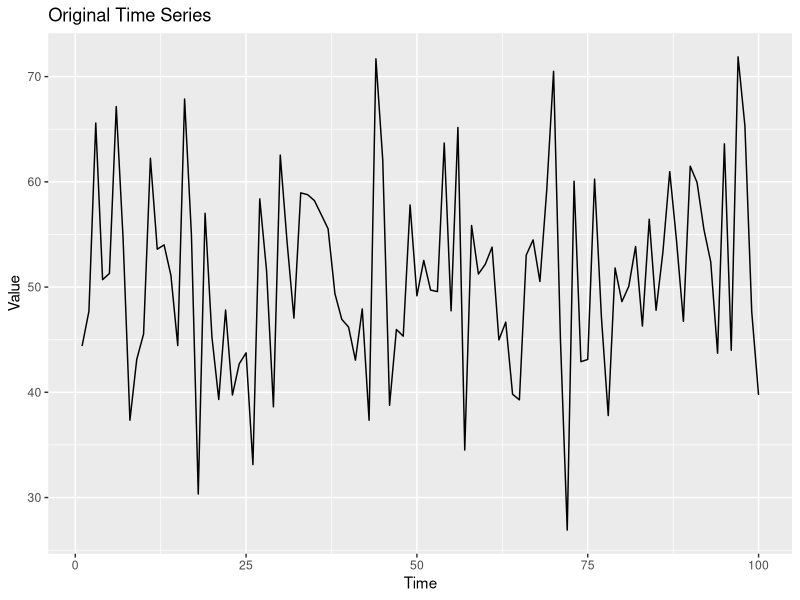
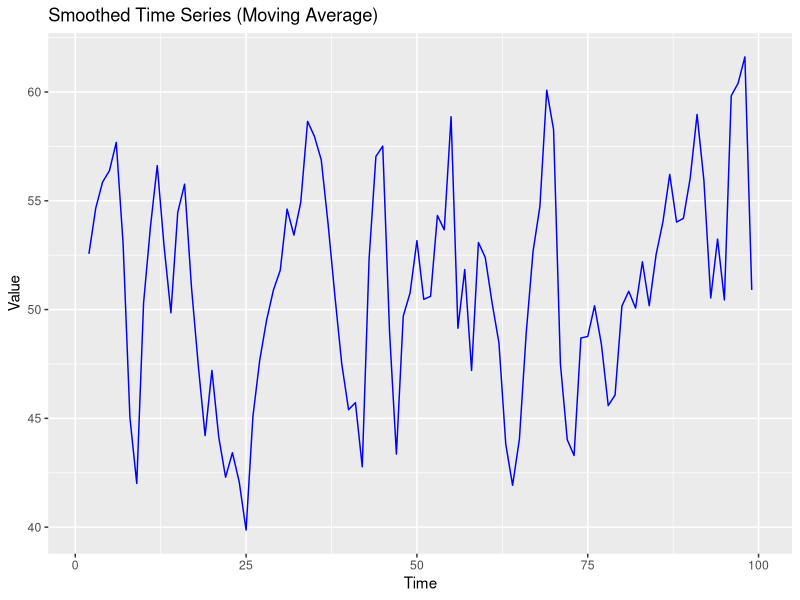
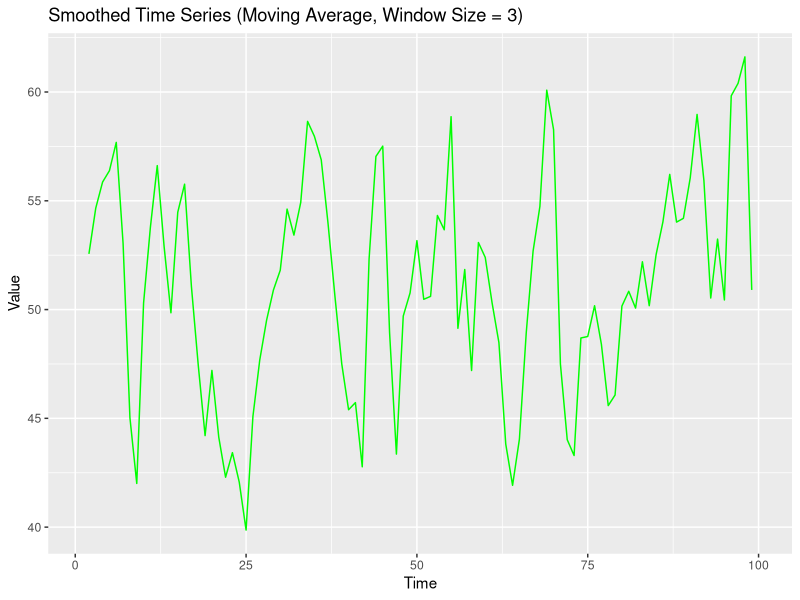
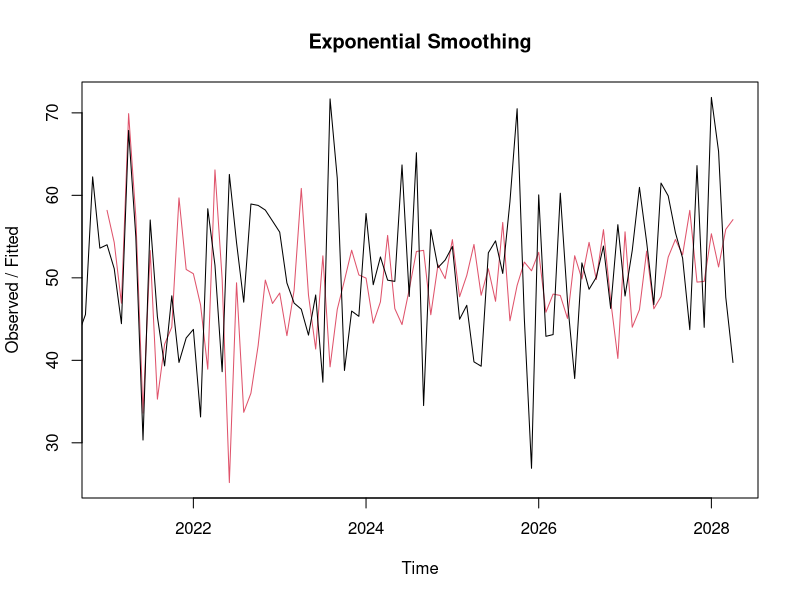
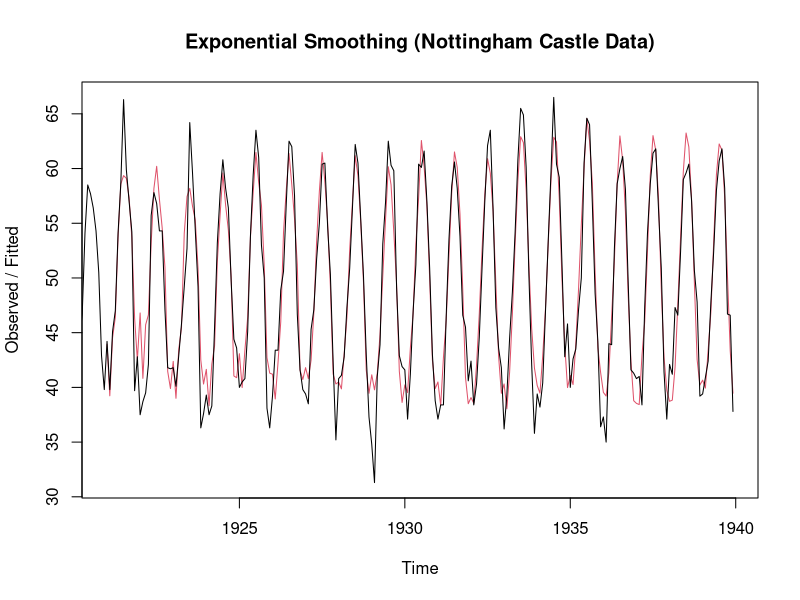
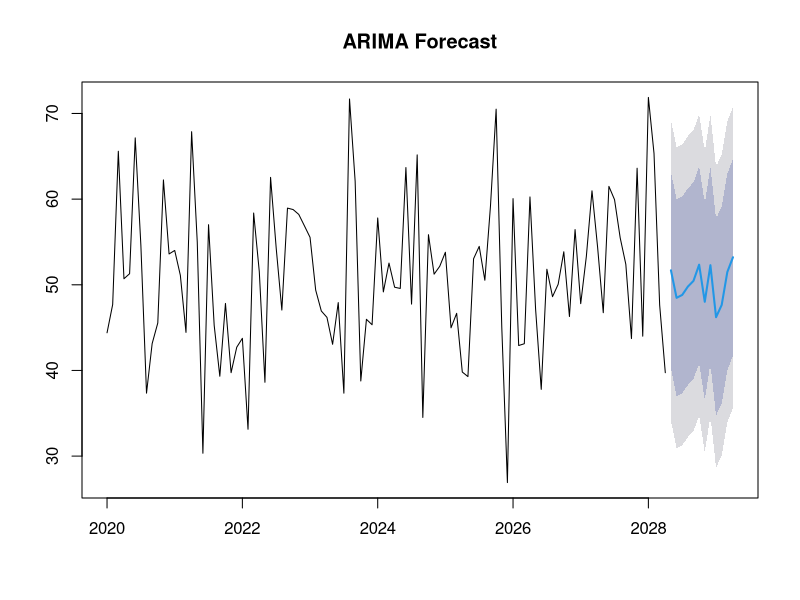
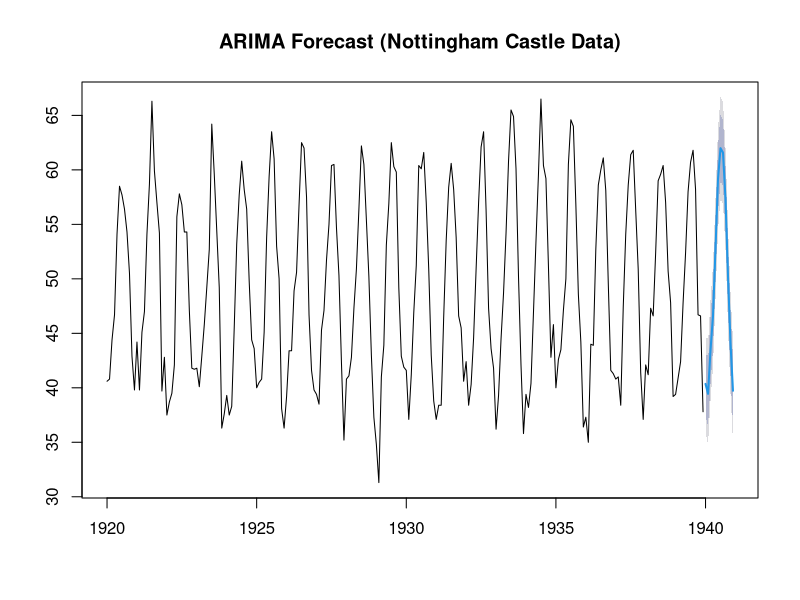
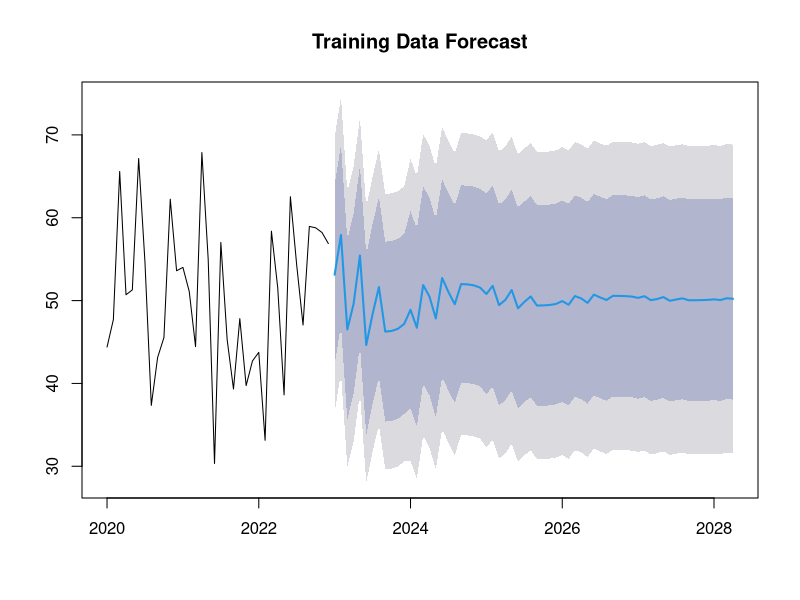

Generate these figures, in order, with R:
# SOC 225: Lab 9
# Emma Bacarra
# 07/24/2024
# 5 TASKS

# Welcome to Lab 9! Today, we will continue our exploration of time series data analysis, focusing on basic models for time series forecasting and an introduction to ARIMA models. By the end of this lab, you should be able to apply simple moving averages, exponential smoothing, and use ARIMA models in base R.

# Lab Goals
# - Applying simple moving averages
# - Exponential smoothing
# - Fitting ARIMA models
# - Forecasting with ARIMA
# - Evaluating forecast accuracy
# - Visualizing forecast results

# BASIC MODELS FOR TIME SERIES FORECASTING

# SIMPLE MOVING AVERAGES

# Moving averages are used to smooth out short-term fluctuations and highlight longer-term trends or cycles. You use a few nearby data values in order, average them, and define that as a new point. 
# Let's start with a simple example of applying a moving average to a time series.

# Load necessary packages
library(ggplot2)

# First we're going to simulate a new set of time-series data to use in our examples. When generating random data, it is wise to set a seed value, which allows you to get the same "random" result each time.
set.seed(123)

# The rnorm in the function below generates a random distribution of 100 numbers with a mean of 50 and a standard deviation of 10. For more information, type ?rnorm. This is then plugged into the time_series function we used last week
time_series <- ts(rnorm(100, mean = 50, sd = 10), frequency = 12, start = c(2020, 1))

# Plot original time series. Note in our plot here that we're creating a dataframe for use in the graph within the plot call; the dataframe doesn't exist in the environment after running the call.
ggplot(data = data.frame(time = seq_along(time_series), value = as.numeric(time_series)), aes(x = time, y = value)) +
  geom_line() +
  labs(title = "Original Time Series", x = "Time", y = "Value")

# Apply simple moving average. 
window_size <- 3
# This function applies the moving average to our time series data. It'll create new values for each value in our time series besides the first and the last.
smoothed_series <- filter(time_series, rep(1/window_size, window_size), sides = 2)

# We can see how the values have changed by looking at them below
time_series
smoothed_series

# And then plotting the smoothed time series
ggplot(data = data.frame(time = seq_along(smoothed_series), value = as.numeric(smoothed_series)), aes(x = time, y = value)) +
  geom_line(color = 'blue') +
  labs(title = "Smoothed Time Series (Moving Average)", x = "Time", y = "Value")

# TASK 1 ***********************************************************************
# Using the above example as a guide, apply a moving average with a window size of 5 to the time series data and plot the results. How is this time series different than the one with a window size of 3?
window_size <- 3
smoothed_series <- filter(time_series, rep(1/window_size, window_size), sides = 2)

ggplot(data = data.frame(time = seq_along(smoothed_series), value = as.numeric(smoothed_series)), aes(x = time, y = value)) +
  geom_line(color = 'green') +
  labs(title = sprintf("Smoothed Time Series (Moving Average, Window Size = %s)", window_size), x = "Time", y = "Value")

# window size 5 is slightly smoother compared to window size 3 and the range of values is less


# EXPONENTIAL SMOOTHING

# Exponential smoothing is a technique that applies decreasing weights to past observations. This means they matter less for our smoothed points. 
# Let's apply exponential smoothing to our time series data.

# Apply exponential smoothing. Don't worry too much about the particulars of this method, but if you're interested type ?HoltWinters.
exp_smooth_series <- HoltWinters(time_series)

# Plot the smoothed time series
plot(exp_smooth_series, main = "Exponential Smoothing")

# TASK 2 ***********************************************************************
# Apply exponential smoothing to the Nottingham Castle data from last lab and plot the results. Describe any patterns you observe. Which smoothing technique fits better? Why do you think so?
data("nottem")
nottem_ts <- ts(nottem, start = c(1920, 1), frequency = 12)
exp_smooth_nottingham <- HoltWinters(nottem_ts)
plot(exp_smooth_nottingham, main = "Exponential Smoothing (Nottingham Castle Data)")


# ARIMA MODELS
install.packages("xts")
install.packages("forecast", dependencies = TRUE)
library(forecast)
# Introduction to ARIMA Models
# ARIMA (AutoRegressive Integrated Moving Average) is a popular time series forecasting model. These stats behind these models are well beyond this course, but data scientists like to use them to represent future changes in time series data.
# Let's fit an ARIMA model to our time series data.

# Fit ARIMA model
arima_model <- auto.arima(time_series)

# Print model summary
summary(arima_model)

# TASK 3 ***********************************************************************
# Fit an ARIMA model to the Nottingham Castle data as well. Don't worry too much about the output of the model summary for now, we'll go more into that next week.
arima_model_nottingham <- auto.arima(nottem_ts)
summary(arima_model_nottingham)


# FORECASTING WITH ARIMA

# Once we have fitted an ARIMA model, we can use it to forecast future values.
# Let's forecast the next 12 periods of our simulated time series.

# Forecast the next 12 periods. Type ?forecast to learn more.
forecast_values <- forecast(arima_model, h = 12)

# Plot forecast
plot(forecast_values, main = "ARIMA Forecast")

# TASK 4 ***********************************************************************
# Use the Nottingham ARIMA model from Task 3 to forecast the next 12 periods and plot the forecasted values along with the original time series. Which forecast do seems to fit better with the observed values? Why do you think so?
forecast_nottingham <- forecast(arima_model_nottingham, h = 12)
plot(forecast_nottingham, main = "ARIMA Forecast (Nottingham Castle Data)")
# this forecast follows the trend of the previous spikes, showing that it could fit in well with the data


# EVALUATING FORECAST ACCURACY

# Evaluating the accuracy of forecasts is crucial for determining the reliability of our model. One way to do this without being a fortune teller is to see how reliable your model is at predicting a subset of the data you have.
# We will split our data into training and test sets and evaluate our model's accuracy.

# Split data into training and test sets. Type ?window for more information.
train <- window(time_series, end = c(2022, 12))
test <- window(time_series, start = c(2023, 1))

# Fit ARIMA model on training data
arima_model_train <- auto.arima(train)

# Forecast on test data
forecast_test <- forecast(arima_model_train, h = length(test))

# Calculate accuracy and compare the values. A close model would have similar point values. Type ?accuracy for more information.
accuracy(forecast_test, test)

# We can also see what values were predicted by the training model using the plots we learned above. Compare these values to our observed time series plot to compare accuracy.
plot(forecast_test, main = "Training Data Forecast")
plot(time_series, main = "Time Series Data")

# TASK 5 ***********************************************************************
# Create a training and test set for the Nottingham Data. The training data should end in December 1929 and the test data should start in January 1930. Report the accuracy metrics for your model and plot the forecasted values of the training model. Which forecast was closer?
train_nottingham <- window(nottem_ts, end = c(1929, 12))
test_nottingham <- window(nottem_ts, start = c(1930, 1))

arima_model_train_nottingham <- auto.arima(train_nottingham)
forecast_test_nottingham <- forecast(arima_model_train_nottingham, h = length(test_nottingham))

accuracy(forecast_test_nottingham, test_nottingham)

plot(forecast_test_nottingham, main = "Training Data Forecast (Nottingham Castle Data)")
plot(nottem_ts, main = "Nottingham Castle Time Series Data")
# the RMSE model (root mean square error) seems like it had the best performance


# Conclusion
# In this lab, we continued our exploration of time series data analysis. We applied simple moving averages, exponential smoothing, and fitted ARIMA models to our data. Additionally, we forecasted future values, evaluated forecast accuracy, and visualized forecast results. These skills are essential for making reliable forecasts and understanding the underlying patterns in time series data.

# Be sure to SAVE THIS FILE and upload it into Canvas when you have completed all tasks. Please submit as an .R file.